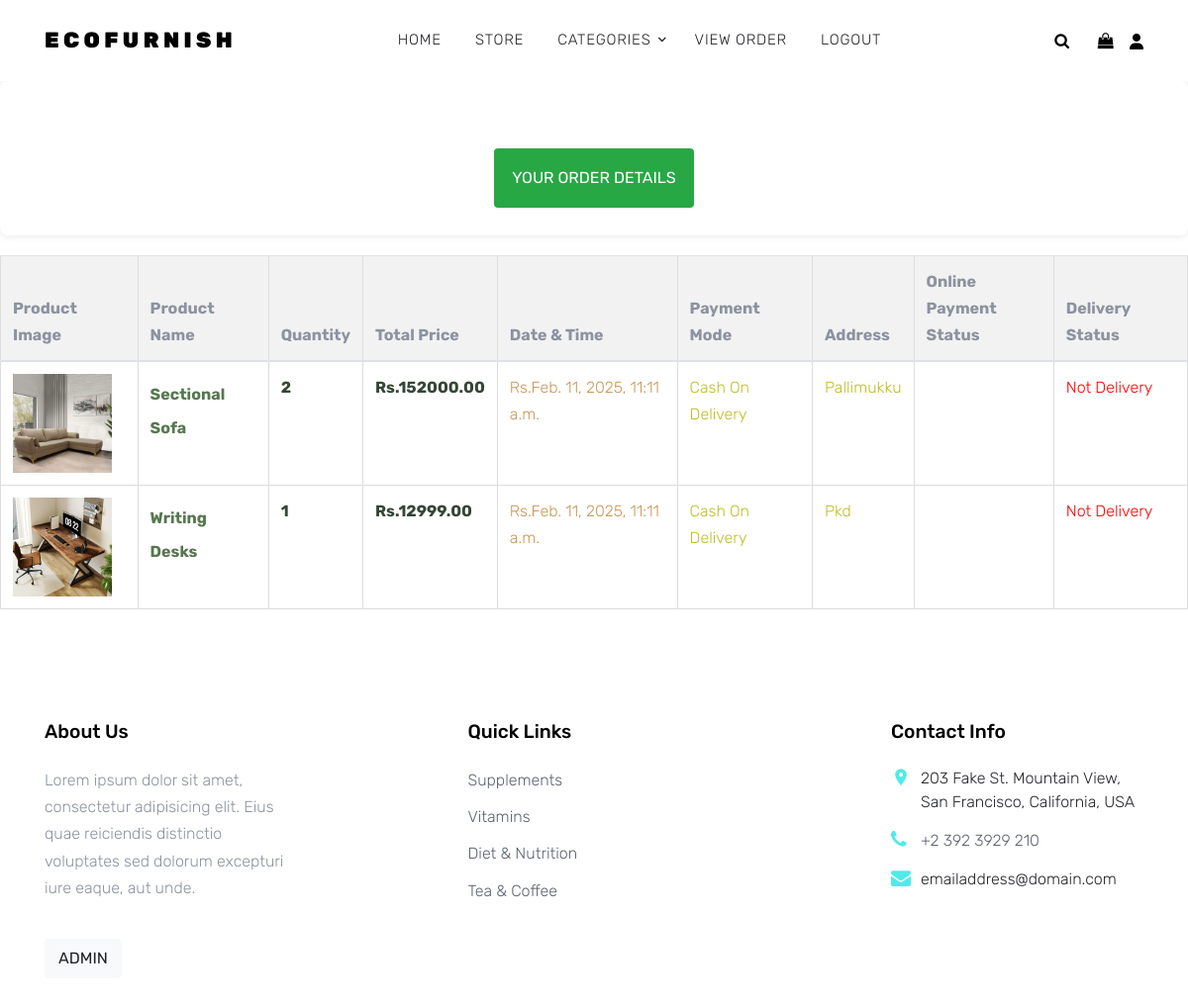
The page /Cart/order_view/ (signed in) on the database as committed earlier.
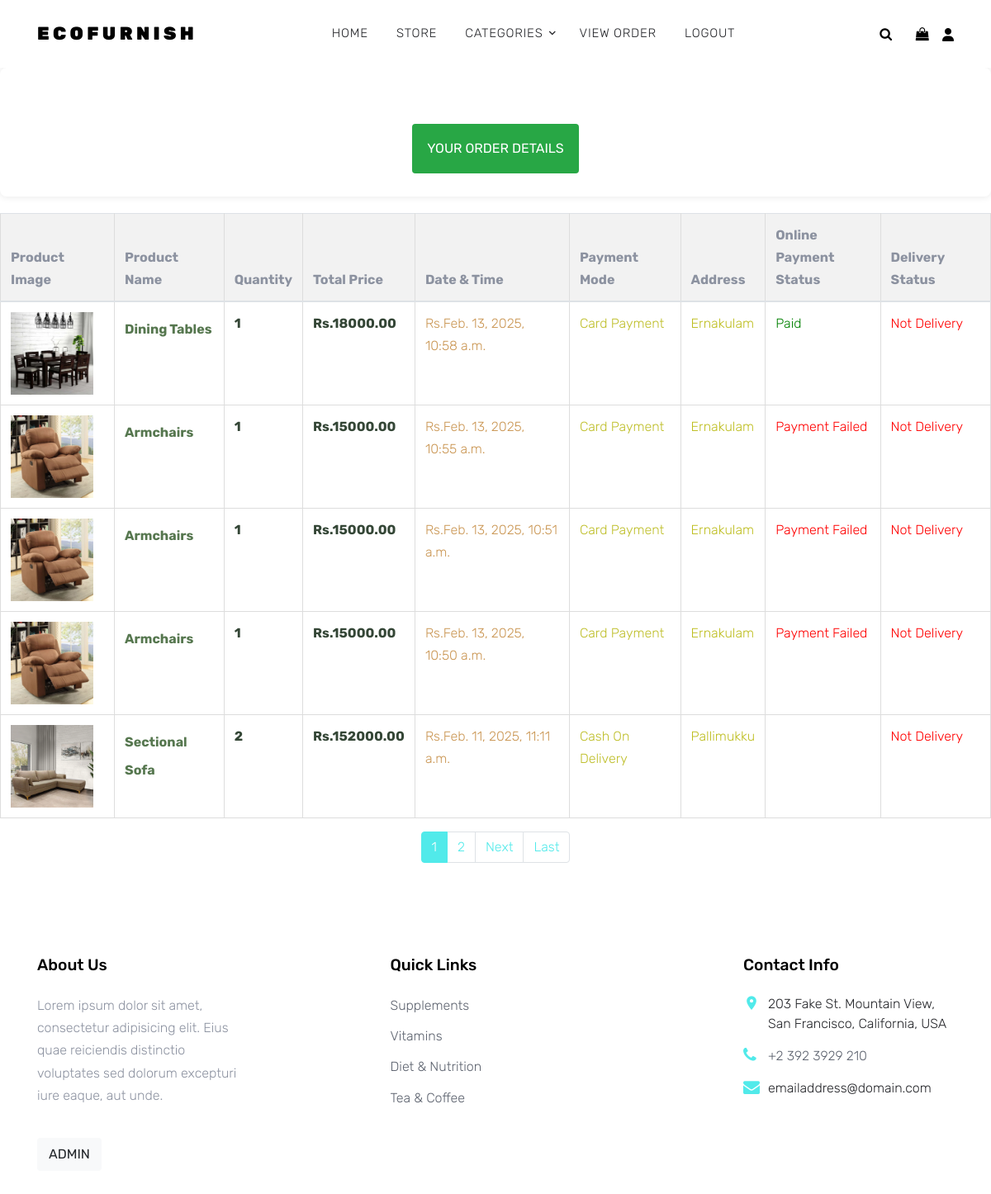
The same page on the database as committed later.
### Cart/models.py (models this page shows, shortened)
class ProductOrder(models.Model):
    order = models.ForeignKey(Order, on_delete=models.CASCADE)
    product = models.ForeignKey(Furniture, on_delete=models.PROTECT)
    quantity = models.IntegerField()
    delivery_status = models.BooleanField(default=False)
    product_total = models.DecimalField(max_digits=8, decimal_places=2, default=0.00)

class Order(models.Model):
    COD = 1
    Card = 2
    choices = (
        (1, 'Cash On Delivery'),
        (2, 'Card Payment')
    )
    user = models.ForeignKey(CustomerDetails, on_delete=models.CASCADE)
    cart_id = models.ForeignKey(Cart, on_delete=models.CASCADE)
    address = models.TextField(max_length=300, default='my_address')
    postal_zip = models.IntegerField()
    delivery_status = models.BooleanField(default=False)
    date_time = models.DateTimeField(auto_now=True)
    amount = models.DecimalField(max_digits=8, decimal_places=2, default=0.00)
    quantity = models.IntegerField(default=0)
    payment_status = models.BooleanField(default=False)
    payment_type = models.IntegerField(choices=choices)

### Store/models.py (models this page shows, shortened)
class Furniture(models.Model):
    product = models.CharField(max_length=50, unique=True)
    description = models.TextField(max_length=1000, blank=True)
    category = models.ForeignKey(Categories, on_delete=models.PROTECT)
    price = models.DecimalField(max_digits=20, decimal_places=2)
    image = models.ImageField(upload_to='Furniture')
    stock = models.IntegerField()

### Cart/views.py (the view)
# urls.py: path('order_view/', Order_View, name='order_view'),
@login_required(login_url='Customer:login')
def Order_View(request):
    cod_order = Order.objects.filter(user=request.user.id)
    order_products = ProductOrder.objects.filter(order__in=cod_order).order_by('-order__date_time')
    paginator = Paginator(order_products, 5)
    page = request.GET.get('page')
    try:
        order_items = paginator.page(page)
    except EmptyPage:
        order_items = paginator.page(paginator.num_pages)
    except PageNotAnInteger:
        order_items = paginator.page(1)
    return render(request, 'Cart/View_Order.html', {'order_items': order_items})

### Store/context_processors.py (called while the page is built)
def EcoFurnish_Category(request):
    cat = Categories.objects.all()
    return dict(cat=cat)

### Template/Cart/View_Order.html (shortened to what this page needs)
{% extends 'Home/Base.html' %}
{% load static %}
{% block content %}
    <div id="confirmation-container">
        <div class="row mt-5">
            <div class="col-12 text-center">
                <h2 class="btn btn-success px-3 py-3">Your Order Details</h2>
            </div>
        </div>
    </div>
    <table class="table">
        <thead>
            <tr>
                <th>Product Image</th>
                <th>Product Name</th>
                <th>Quantity</th>
                <th>Total Price</th>
                <th>Date & Time</th>
                <th>Payment Mode</th>
                <th>Address</th>
                <th>Online <br> Payment Status</th>
                <th>Delivery Status</th>
            </tr>
        </thead>
        <tbody>
            {% for i in order_items %}
            <tr>
                <td>
                    <a href="#"><img src="{{i.product.image.url}}" alt="image" class="imgs"></a>
                </td>
                <td>
                    <h3><a href="#" class="product-name">{{i.product.product}}</a></h3>
                </td>
                <td>
                    <p class="price">{{i.quantity}}</p>
                </td>
                <td>
                    <p class="price">Rs.{{i.product_total}}</p>
                </td>
                <td>
                    <p style="color:#CA9653;">Rs.{{i.order.date_time}}</p>
                </td>
                <td>
                    <p style="color:#BEBE28;">{{i.order.get_payment_type_display}}</p>
                </td>
                <td>
                    <p style="color:#BEBE20;">{{i.order.address}}</p>
                </td>
                <td>
                    {% if i.order.payment_status %}
                    <p class="paid">Paid</p>
                    {% else %}
                    {% if i.order.payment_type != 1 %}
                    <p class="not-paid">Payment Failed</p>
                    {% endif %}
                    {% endif %}
                </td>
                <td>
                    {% if i.order.delivery_status %}
                    <p class="delivered">Delivered</p>
                    {% else %}
                    <p class="not-delivered">Not Delivery</p>
                    {% endif %}
                </td>
            </tr>
            {% endfor %}
        </tbody>
    </table>
    <div class="pagination justify-content-center">
        {% if order_items.paginator.num_pages > 1 %}
        <ul class="pagination">
            {% for num in order_items.paginator.page_range %}
                <li class="page-item {% if num == order_items.number %}active{% endif %}">
                    <a class="page-link" href="?page={{ num }}">{{ num }}</a>
                </li>
            {% endfor %}
            {% if order_items.has_next %}
                <li class="page-item">
                    <a class="page-link" href="?page={{ order_items.next_page_number }}">Next</a>
                </li>
                <li class="page-item">
                    <a class="page-link" href="?page={{ order_items.paginator.num_pages }}">Last</a>
                </li>
            {% endif %}
        </ul>
        {% endif %}
    </div>
{% endblock %}

### Template/Home/Base.html (shortened to what this page needs)
<!DOCTYPE html>
<html lang="en">
{% load static %}
<head>
  <link rel="stylesheet" href="{% static 'fonts/icomoon/style.css' %}">
  <link rel="stylesheet" href="{% static 'css/bootstrap.min.css' %}">
  <link rel="stylesheet" href="{% static 'css/magnific-popup.css' %}">
  <link rel="stylesheet" href="{% static 'css/jquery-ui.css' %}">
  <link rel="stylesheet" href="{% static 'css/owl.carousel.min.css' %}">
  <link rel="stylesheet" href="{% static 'css/owl.theme.default.min.css' %}">
  <link rel="stylesheet" href="https://cdnjs.cloudflare.com/ajax/libs/font-awesome/6.7.2/css/all.min.css">
  <link rel="stylesheet" href="{% static 'css/aos.css' %}">
  <link rel="stylesheet" href="{% static 'css/style.css' %}">
  <link rel="stylesheet" href="{% static 'css/order_view.css' %}">
</head>
<body>
  <div class="site-wrap">
    {% include 'Home/NavBar.html' %}
    {% block content %}
    {% endblock %}
    {% include 'Home/Footer.html' %}
  </div>
</body>
</html>

### Template/Home/NavBar.html (shortened to what this page needs)
<div class="site-navbar py-2">
  <div class="container">
    <div class="d-flex align-items-center justify-content-between">
      <div class="logo">
        <div class="site-logo">
          <a href="{% url 'Store:home' %}" class="js-logo-clone">EcoFurnish</a>
        </div>
      </div>
      <div class="main-nav d-none d-lg-block">
        <nav class="site-navigation text-right text-md-center" role="navigation">
          <ul class="site-menu js-clone-nav d-none d-lg-block">
            <li><a href="{% url 'Store:home' %}">Home</a></li>
            <li><a href="{% url 'Store:shop' %}">Store</a></li>
            <li class="has-children">
              <a href="#">Categories</a>
            </li>
            {% if user.is_authenticated %}
            <li><a href="{% url 'Cart:order_view' %}">View Order</a></li>
            <li><a href="{% url 'Customer:logout' %}">Logout</a></li>
            {% else %}
            <li><a href="{% url 'Customer:register' %}">Register</a></li>
            <li><a href="{% url 'Customer:login' %}">Login</a></li>
            <li><a href="{% url 'Store:about' %}">About</a></li>
            <li><a href="{% url 'Store:contact' %}">Contact</a></li>
            {% endif %}
          </ul>
        </nav>
      </div>
      <div class="icons">
        <a href="#" class="icons-btn d-inline-block js-search-open"><span class="icon-search"></span></a>
        <a href="{% url 'Cart:cart' %}" class="icons-btn d-inline-block bag">
          <span class="icon-shopping-bag"></span>
        </a>
        <a href="{% url 'Customer:profile' %}"><span class="fa-solid fa-user"></span></a>
      </div>
    </div>
  </div>
</div>

### Template/Home/Footer.html
<footer class="site-footer">
  <div class="container">
    <div class="row">
      <div class="col-md-6 col-lg-3 mb-4 mb-lg-0">
        <div class="block-7">
          <h3 class="footer-heading mb-4">About Us</h3>
          <p>Lorem ipsum dolor sit amet, consectetur adipisicing elit. Eius quae reiciendis distinctio voluptates
            sed dolorum excepturi iure eaque, aut unde.</p>
        </div>
      </div>
      <div class="col-lg-3 mx-auto mb-5 mb-lg-0">
        <h3 class="footer-heading mb-4">Quick Links</h3>
        <ul class="list-unstyled">
          <li><a href="#">Supplements</a></li>
          <li><a href="#">Vitamins</a></li>
          <li><a href="#">Diet &amp; Nutrition</a></li>
          <li><a href="#">Tea &amp; Coffee</a></li>
        </ul>
      </div>
      <div class="col-md-6 col-lg-3">
        <div class="block-5 mb-5">
          <h3 class="footer-heading mb-4">Contact Info</h3>
          <ul class="list-unstyled">
            <li class="address">203 Fake St. Mountain View, San Francisco, California, USA</li>
            <li class="phone"><a href="tel://23923929210">+2 392 3929 210</a></li>
            <li class="email">emailaddress@domain.com</li>
          </ul>
        </div>
      </div>
    </div>
    <a class="btn btn-light" href="/admin/">Admin</a>
  </div>
</footer>

### Static/css/style.css (style rules this page uses)
body { line-height: 1.7; color: #8c92a0; font-weight: 300; font-size: 16px; }
a { -webkit-transition: .3s all ease; -o-transition: .3s all ease; transition: .3s all ease; }
.site-wrap:before { -webkit-transition: .3s all ease-in-out; -o-transition: .3s all ease-in-out; transition: .3s all ease-in-out; background: rgba(0, 0, 0, 0.6); content: ""; position: absolute; z-index: 2000; top: 0; left: 0; right: 0; bottom: 0; opacity: 0; visibility: hidden; }
.btn { -webkit-transition: .3s all ease-in-out; -o-transition: .3s all ease-in-out; transition: .3s all ease-in-out; text-transform: uppercase; border-width: 2px; }
.site-footer { padding: 6em 0; }
.site-footer ul li { margin-bottom: 10px; }
.site-footer ul li a { color: #5c626e; }
.site-footer .footer-heading { font-size: 1.2rem; color: #000; margin-bottom: 1rem; }
.site-logo a { text-transform: uppercase; letter-spacing: .2em; font-size: 22px; color: #000 !important; font-weight: 900; }
.icons-btn { display: inline-block; text-align: center; }
.icons-btn span { display: block; height: 40px; width: 40px; line-height: 40px; }
.site-navbar { margin-bottom: 0px; z-index: 1999; position: relative; top: 0; width: 100%; background: #fff; }
.site-navbar a { color: #000; }
.site-navbar .site-navigation .site-menu { margin-left: 0; padding-left: 0; margin-bottom: 0; }
.site-navbar .site-navigation .site-menu a { text-decoration: none !important; font-size: 15px; display: inline-block; }
.site-navbar .site-navigation .site-menu > li { display: inline-block; padding: 10px 5px; }
.site-navbar .site-navigation .site-menu > li > a { padding: 10px 10px; text-transform: uppercase; letter-spacing: .05em; color: #25262a; font-size: 15px; text-decoration: none !important; }
.site-navbar .site-navigation .site-menu .has-children { position: relative; }
.site-navbar .site-navigation .site-menu .has-children > a { position: relative; padding-right: 20px; }
.site-navbar .site-navigation .site-menu .has-children > a:before { position: absolute; content: "\e313"; font-size: 16px; top: 50%; right: 0; -webkit-transform: translateY(-50%); -ms-transform: translateY(-50%); transform: translateY(-50%); font-family: 'icomoon'; }
.site-navbar .site-navigation .site-menu .has-children a { text-transform: uppercase; }
.site-mobile-menu .site-mobile-menu-header .site-mobile-menu-logo a { display: inline-block; text-transform: uppercase; color: #000; letter-spacing: .2em; font-size: 22px; font-weight: 900; }
.site-mobile-menu .site-nav-wrap { padding: 0; margin: 0; list-style: none; position: relative; }
.site-mobile-menu .site-nav-wrap a { padding: 10px 20px; display: block; position: relative; color: #212529; }
.site-mobile-menu .site-nav-wrap li { position: relative; display: block; }
.site-mobile-menu .site-nav-wrap > li { display: block; position: relative; float: left; width: 100%; }
.site-mobile-menu .site-nav-wrap > li > a { padding-left: 20px; font-size: 20px; }
.block-5 ul, .block-5 ul li { list-style: none; padding: 0; margin: 0; line-height: 1.5; }
.block-5 ul li { padding-left: 30px; position: relative; margin-bottom: 15px; color: #25262a; }
.block-5 ul li:before { top: 0; font-family: "icomoon"; content: ""; position: absolute; left: 0; font-size: 20px; line-height: 1; color: #51eaea; }
.block-5 ul li.address:before { content: "\e8b4"; }
.block-5 ul li.email:before { content: "\f0e0"; }
.block-5 ul li.phone:before { content: "\f095"; }
.bag { position: relative; }

### Static/css/order_view.css (style rules this page uses)
table { width: 80%; border-collapse: collapse; margin-top: 20px; }
th, td { border: 1px solid #ddd; padding: 6px; text-align: left; }
th { background-color: #f2f2f2; }
.imgs { width: 100px; height: 100px; }
.product-name { color: #56774F; font-size: 16px; font-weight: bold; }
.price { font-weight: bold; color: #344636; }
.paid { color: green; }
.not-paid { color: red; }
.not-delivered { color: red; }
#confirmation-container { text-align: center; padding: 20px; box-shadow: 0 0 10px rgba(0, 0, 0, 0.1); background-color: #fff; border-radius: 8px; }

Rows that differ between the two databases and show on the page:
no longer on this page (row unchanged): ProductOrder: product.image (picture), product.product "Writing Desks", quantity "1", product_total "12999.00", order.date_time "Feb. 11, 2025, 11:11 a.m.", order.payment_type "Cash On Delivery", order.address "Pkd", shows "Not Delivery"
added ProductOrder: product.image (picture), product.product "Dining Tables", quantity "1", product_total "18000.00", order.date_time "Feb. 13, 2025, 10:58 a.m.", order.payment_type "Card Payment", order.address "Ernakulam", shows "Paid", shows "Not Delivery"
added ProductOrder: product.image (picture), product.product "Armchairs", quantity "1", product_total "15000.00", order.date_time "Feb. 13, 2025, 10:55 a.m.", order.payment_type "Card Payment", order.address "Ernakulam", shows "Payment Failed", shows "Not Delivery"
added ProductOrder: product.image (picture), product.product "Armchairs", quantity "1", product_total "15000.00", order.date_time "Feb. 13, 2025, 10:51 a.m.", order.payment_type "Card Payment", order.address "Ernakulam", shows "Payment Failed", shows "Not Delivery"
added ProductOrder: product.image (picture), product.product "Armchairs", quantity "1", product_total "15000.00", order.date_time "Feb. 13, 2025, 10:50 a.m.", order.payment_type "Card Payment", order.address "Ernakulam", shows "Payment Failed", shows "Not Delivery"
Other text that changed with them:
new list line: "1"
new list line: "2"
text now shown: "Next Last"
